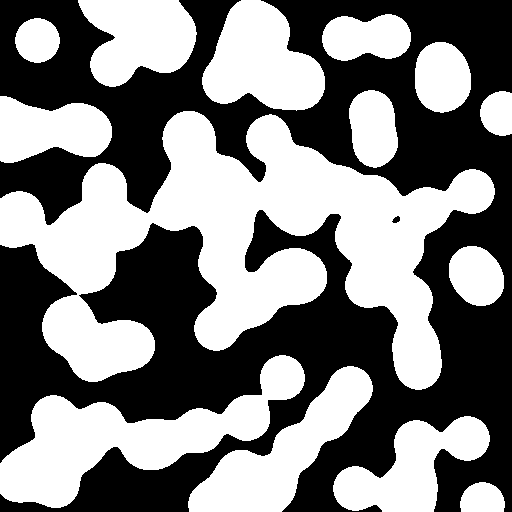
#> input picture skimage.data.binary_blobs(), 512 x 512 px; its folder holds only this picture in this run
$ python score.py
#> lines starting #> are read from the running program, lines starting #| are printed output that depends on the picture; after the words box and inside, x2 and y2 are one past the last pixel; in counts of white or black regions, pixels touching at a corner belong together
#!/usr/bin/env python3

import numpy as np
from placenta import open_typefile, open_tracefile
from skimage.morphology import thin

# [163 lines left out: functions rgb_to_widths, merge_widths_from_traces, filter_widths, not called in this run]


TRACE_COLORS = {
    3: (255, 0, 111),
    5: (168, 0, 0),
    7: (168, 0, 255),
    9: (255, 0, 255),
    11: (0, 138, 255),
    13: (138, 255, 0),
    15: (255, 200, 0),
    17: (255, 138, 0),
    19: (255, 0, 21)
}


# [63 lines left out: functions widths_to_rgb, _hex_to_rgb, skeletonize_trace, not called in this run]


def confusion(test, truth, bg_mask=None, colordict=None, tint_mask=True):
    """
    distinct coloration of false positives and negatives.

    colors output matrix with
        true_pos if test[-] == truth[-] == 1
        true_neg if test[-] == truth[-] == 0
        false_neg if test[-] == 0 and truth[-] == 1
        false_pos if test[-] == 1 and truth[-] == 0

    if colordict is supplied: you supply a dictionary of how to
    color the four cases. Spec given by the default below:

    if tint mask, then the mask is overlaid on the image, not replacing totally
    colordict = {
        'TN': (247, 247, 247), # true negative
        'TP': (0, 0, 0) # true positive
        'FN': (241, 163, 64), # false negative
        'FP': (153, 142, 195), # false positive
        'mask': (247, 200, 200) # mask color (not used in MCC calculation)
        }
    """

    if colordict is None:
        colordict = {
            'TN': (247, 247, 247),  # true negative# 'f7f7f7'
            'TP': (0, 0, 0),  # true positive  # '000000'
            'FN': (241, 163, 64),  # false negative # 'f1a340' orange
            'FP': (153, 142, 195),  # false positive # '998ec4' purple
            'mask': (247, 200, 200)  # mask color (not used in MCC calculation)
            }

    #TODO: else check if mask is specified and add it as color of TN otherwise

    true_neg_color = np.array(colordict['TN'], dtype='f')/255
    true_pos_color = np.array(colordict['TP'], dtype='f')/255
    false_neg_color = np.array(colordict['FN'], dtype='f') /255
    false_pos_color = np.array(colordict['FP'], dtype='f')/255
    mask_color = np.array(colordict['mask'], dtype='f') /255

    assert test.shape == truth.shape

    # convert to bool
    test, truth = test.astype('bool'), truth.astype('bool')

    # RGB array size of test and truth for output
    output = np.zeros((test.shape[0], test.shape[1], 3), dtype='f')

    # truth conditions
    true_pos = np.bitwise_and(test==truth, truth)
    true_neg = np.bitwise_and(test==truth, np.invert(truth))
    false_neg = np.bitwise_and(truth, np.invert(test))
    false_pos = np.bitwise_and(test, np.invert(truth))

    output[true_pos,:] = true_pos_color
    output[true_neg,:] = true_neg_color
    output[false_pos,:] = false_pos_color
    output[false_neg,:] = false_neg_color

    # try to find a mask
    if bg_mask is None:
        try:
            bg_mask =  test.mask
        except AttributeError:
            # no mask is specified, we're done.
            return output

    # color the mask
    if tint_mask:
        output[bg_mask,:] += mask_color
        output[bg_mask,:] /= 2
    else:
        output[bg_mask,:] = mask_color

    return output


# [122 lines left out: functions compare_trace, mcc, mean_squared_error, not called in this run]


if __name__ == "__main__":

    import matplotlib.pyplot as plt
    from skimage.data import binary_blobs

    A = binary_blobs()
#> A is the input picture: shape (512, 512) bool; 50% white; 14 white regions, largest, box (x1, y1, x2, y2) and area: (0, 111, 495, 390) 58902, (0, 355, 305, 508) 16674, (188, 366, 373, 512) 10031
    B = binary_blobs()
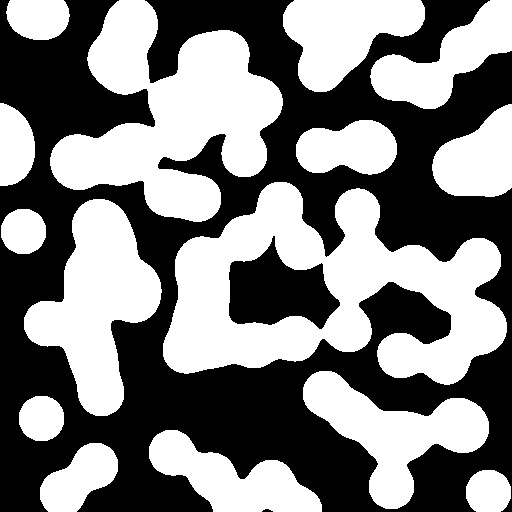
#> B: shape (512, 512) bool; 50% white; 15 white regions, largest, box (x1, y1, x2, y2) and area: (163, 182, 507, 385) 34993, (50, 0, 283, 222) 26571, (24, 199, 162, 416) 14958

    true_neg_color = np.array([247,247,247], dtype='f') # 'f7f7f7'
    true_pos_color = np.array([0, 0, 0] , dtype='f')  # '000000'
    false_neg_color = np.array([241,163,64], dtype='f')# 'f1a340'
    false_pos_color = np.array([153,142,195], dtype='f') # '998ec4'

    C = confusion(A,B)
#> in confusion, `true_pos = np.bitwise_and(test==truth, truth)`:
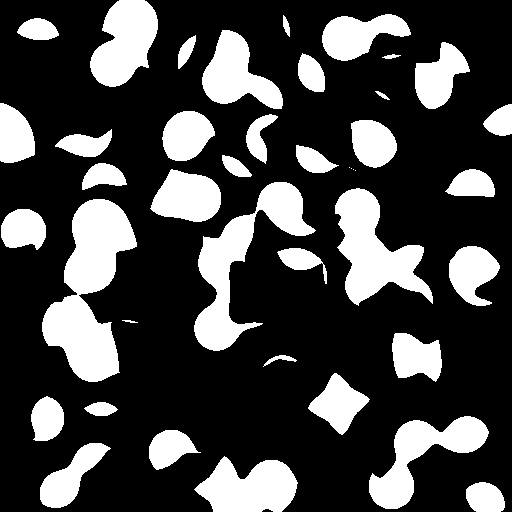
#> true_pos: shape (512, 512) bool; 26.7% white; 42 white regions (4 under 20 px), largest, box (x1, y1, x2, y2) and area: (42, 199, 137, 382) 8901, (194, 182, 316, 351) 6313, (335, 188, 433, 306) 5641
#> in confusion, `true_neg = np.bitwise_and(test==truth, np.invert(truth))`:
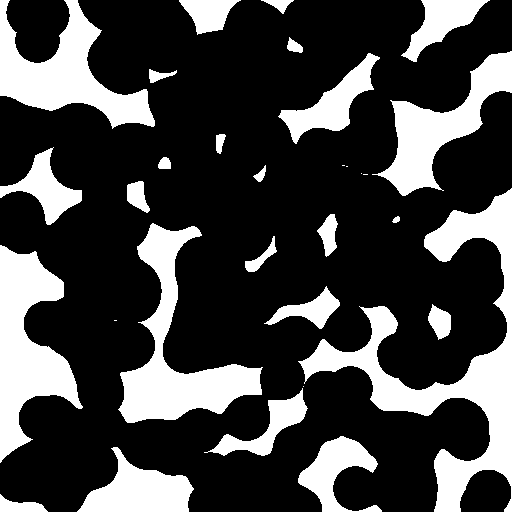
#> true_neg: shape (512, 512) bool; 26.7% white; 31 white regions (6 under 20 px), largest, box (x1, y1, x2, y2) and area: (298, 188, 512, 512) 15219, (118, 223, 263, 423) 9256, (0, 245, 83, 463) 8815
#> in confusion, `false_neg = np.bitwise_and(truth, np.invert(test))`:
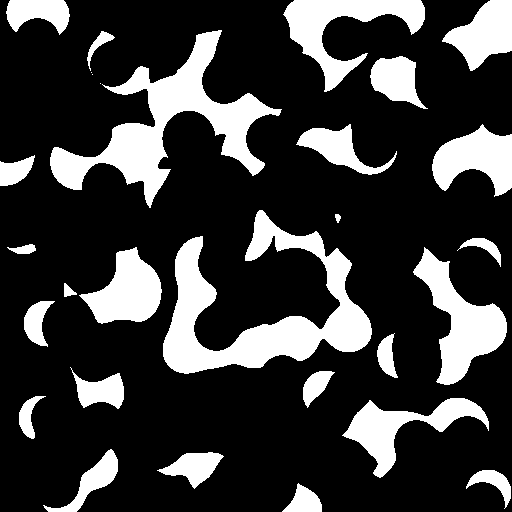
#> false_neg: shape (512, 512) bool; 23.3% white; 29 white regions (3 under 20 px), largest, box (x1, y1, x2, y2) and area: (163, 210, 372, 374) 12301, (50, 30, 282, 208) 11120, (413, 247, 507, 385) 5081
#> in confusion, `false_pos = np.bitwise_and(test, np.invert(truth))`:
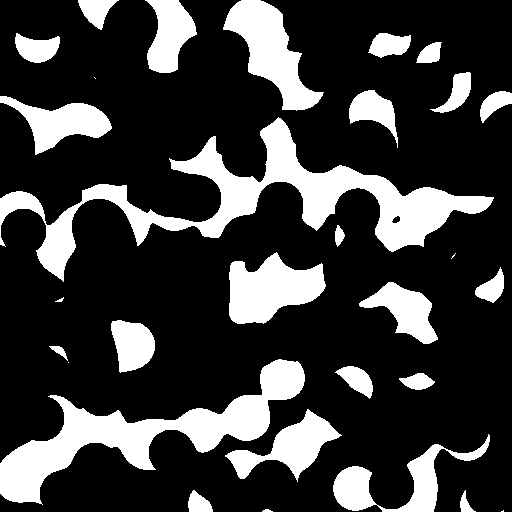
#> false_pos: shape (512, 512) bool; 23.3% white; 30 white regions (4 under 20 px), largest, box (x1, y1, x2, y2) and area: (0, 117, 494, 282) 16653, (0, 359, 305, 505) 11807, (223, 0, 324, 111) 4776
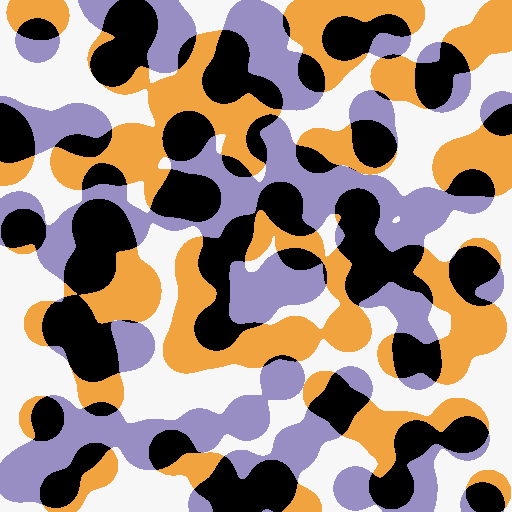
#> C: shape (512, 512, 3) float32; mean of channels 0, 1, 2 0.618, 0.538, 0.495; drawn as R, G, B

    fig, (ax0, ax1, ax2) = plt.subplots(nrows=1,
                                        ncols=3,
                                        figsize=(8, 2.5),
                                        sharex=True,
                                        sharey=True)

    ax0.imshow(A, cmap='gray')
    ax0.set_title('A')
    ax0.axis('off')
    ax0.set_adjustable('box-forced')

    ax1.imshow(B, cmap='gray')
    ax1.set_title('B')
    ax1.axis('off')
    ax1.set_adjustable('box-forced')

    ax2.imshow(C)
    ax2.set_title('confusion matrix of A and B')
    ax2.axis('off')
    ax2.set_adjustable('box-forced')

    fig.tight_layout()
